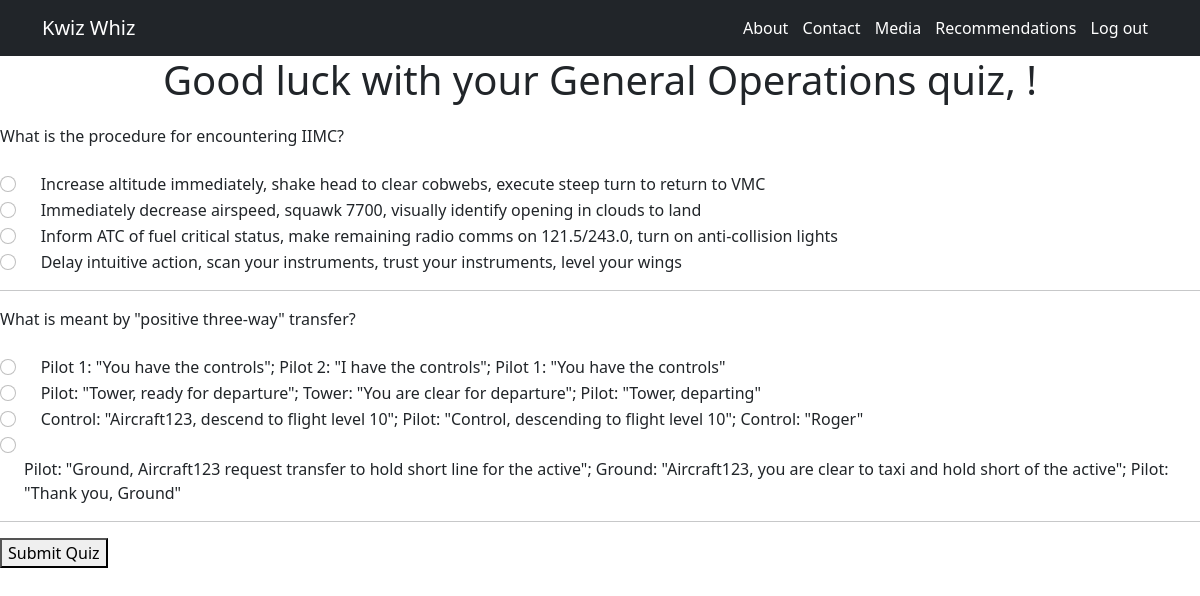
/takequiz/5, run on an earlier commit of the app's database.
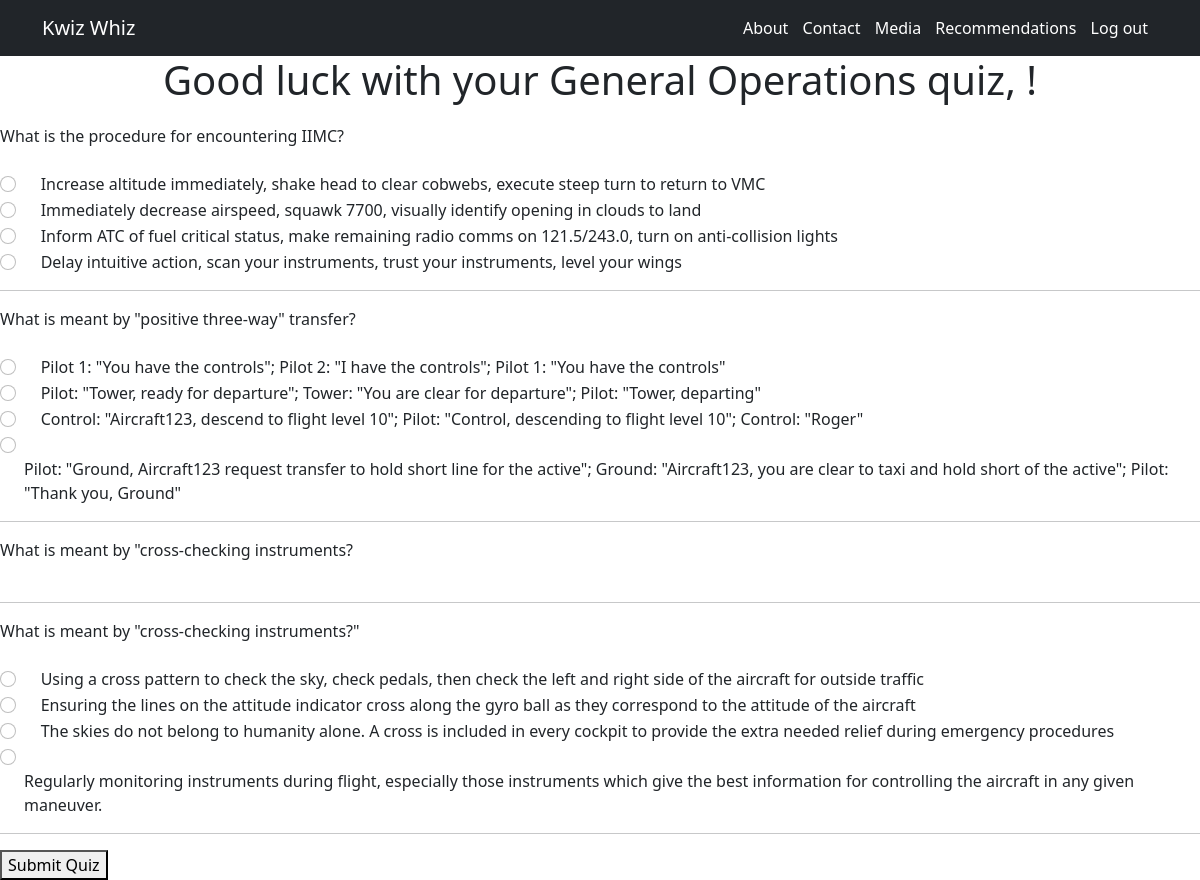
And on a later commit of the database.
### kwizwhiz_app/models.py (models this page shows, shortened)
class Question(models.Model):
    class Meta:
        ordering = ['quiz']
    quiz = models.ForeignKey(Quiz, related_name='questions', on_delete=models.CASCADE)
    title = models.CharField(max_length=255)

class Answer(models.Model):
    question = models.ForeignKey(Question, related_name='answers', on_delete=models.CASCADE)
    answer_text = models.CharField(max_length=255)
    is_right = models.BooleanField(default=False)

### kwizwhiz_app/views.py (the view)
# urls.py: path('takequiz/<int:quiz_id>', views.takequiz),
def takequiz(request, quiz_id):
    quiz = Quiz.objects.get(id = quiz_id)
    questions = Question.objects.all()
    answers = Answer.objects.all()
    context = {
        "answers": answers,
        "questions": questions,
        "quiz": quiz
    }
    return render(request, "takequiz.html", context)

### kwizwhiz_app/templates/takequiz.html (shortened to what this page needs)
<!DOCTYPE html>
<html lang="en">
<head>
    <link href="https://cdn.jsdelivr.net/npm/bootstrap@5.0.2/dist/css/bootstrap.min.css" rel="stylesheet">
    {% load static %}
    <link rel="stylesheet" href="{% static 'css/index.css' %}">
</head>
<body>
    <nav class="navbar navbar-expand-lg navbar-dark bg-dark">
        <div class="container">
        <a class="navbar-brand" href="/">Kwiz Whiz</a>
            <span class="navbar-text">
                <span class="navbar-text">
                    <a href="/about">About</a>
                    <a href="/contact">Contact</a>
                    <a href="/media">Media</a>
                    <a href="/recommend">Recommendations</a>
                    <a href="/logout">Log out</a>
                </span>
            </span>
        </div>
    </nav>
    <h1>Good luck with your {{quiz.title}} quiz, {{request.session.name}}!</h1>
    <div>
        <div>
            <form method="POST" action="/processquiz/{{quiz.id}}">
            {% for question in quiz.questions.all %}
            <div><label for="question">{{question.title}}</label></div>
            <br>
                {% for answer in question.answers.all %}
                <div class="form-check">
                  <input class="form-check-input" type="radio" id="html" name="answer-{{question.id}}" value="{{answer.answer_text}}">
                   <label class="form-check-label" for="html">{{answer.answer_text}}</label>
                </div>
                {% endfor %}
            <hr>
            {% endfor %}
            <button type="submit">Submit Quiz</button>
            </form>
        </div>
    </div>
</body>
</html>

What changed in the data, as far as the page shows it:
added Question: title "What is meant by \"cross-checking instruments?"
added Question: title "What is meant by \"cross-checking instruments?\""
added Answer: answer_text "Using a cross pattern to check the sky, check pedals, then check the left and right side of the aircraft for outside traffic", shown under "What is meant by \"cross-checking instruments?\""
added Answer: answer_text "Ensuring the lines on the attitude indicator cross along the gyro ball as they correspond to the attitude of the aircraft", shown under "What is meant by \"cross-checking instruments?\""
added Answer: answer_text "The skies do not belong to humanity alone. A cross is included in every cockpit to provide the extra needed relief during emergency procedures", shown under "What is meant by \"cross-checking instruments?\""
added Answer: answer_text "Regularly monitoring instruments during flight, especially those instruments which give the best information for controlling the aircraft in any given maneuver.", shown under "What is meant by \"cross-checking instruments?\""
